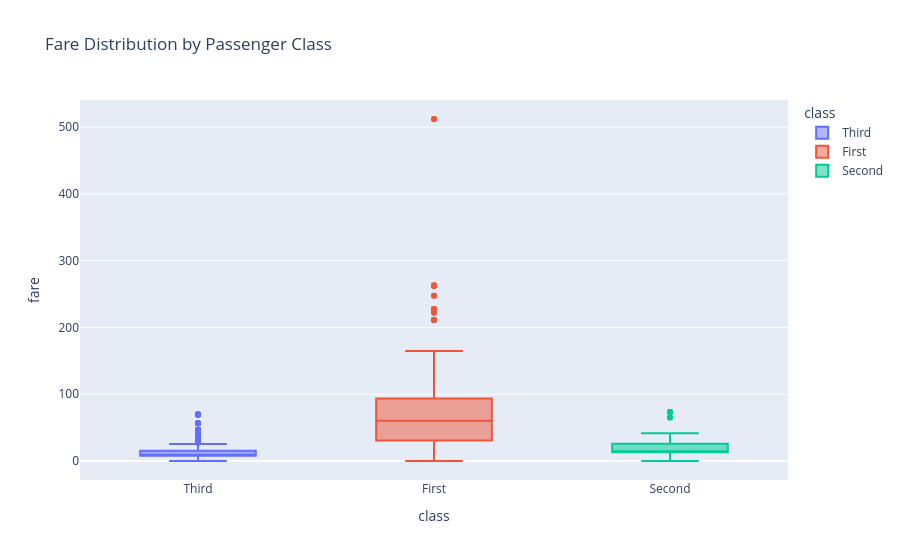

This figure's notebook cell:
### Code cell
# Fare distribution by Class

fig = px.box(
    titanic,
    x='class',
    y='fare',
    color='class',
    title='Fare Distribution by Passenger Class'
)
fig.show()

### Figure 1 — Plotly figure (JSON) as saved in the notebook; plotly's stock layout.template omitted (floating-point values rounded to 4 significant figures; data arrays with more than 128 entries replaced by an {"elided": "..."} marker saying what was removed)
{"data": [{"alignmentgroup": "True", "hovertemplate": "class=%{x}<br>fare=%{y}<extra></extra>", "legendgroup": "Third", "marker": {"color": "#636efa"}, "name": "Third", "notched": false, "offsetgroup": "Third", "orientation": "v", "showlegend": true, "type": "box", "x": {"elided": "491 str values"}, "x0": " ", "xaxis": "x", "y": {"elided": "491 float values"}, "y0": " ", "yaxis": "y"}, {"alignmentgroup": "True", "hovertemplate": "class=%{x}<br>fare=%{y}<extra></extra>", "legendgroup": "First", "marker": {"color": "#EF553B"}, "name": "First", "notched": false, "offsetgroup": "First", "orientation": "v", "showlegend": true, "type": "box", "x": {"elided": "216 str values"}, "x0": " ", "xaxis": "x", "y": {"elided": "216 float values"}, "y0": " ", "yaxis": "y"}, {"alignmentgroup": "True", "hovertemplate": "class=%{x}<br>fare=%{y}<extra></extra>", "legendgroup": "Second", "marker": {"color": "#00cc96"}, "name": "Second", "notched": false, "offsetgroup": "Second", "orientation": "v", "showlegend": true, "type": "box", "x": {"elided": "184 str values"}, "x0": " ", "xaxis": "x", "y": {"elided": "184 float values"}, "y0": " ", "yaxis": "y"}], "layout": {"boxmode": "overlay", "legend": {"title": {"text": "class"}, "tracegroupgap": 0}, "title": {"text": "Fare Distribution by Passenger Class"}, "xaxis": {"anchor": "y", "categoryarray": ["Third", "First", "Second"], "categoryorder": "array", "domain": [0, 1], "title": {"text": "class"}}, "yaxis": {"anchor": "x", "domain": [0, 1], "title": {"text": "fare"}}}}
